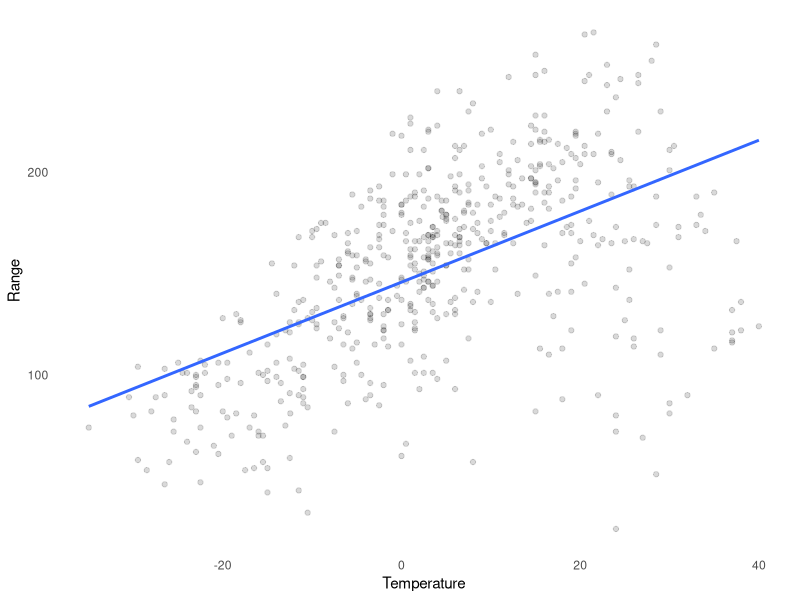

This figure's R source:
## ---- chunk 1
library(tidyverse)
library(knitr)
library(kableExtra)
df = read_csv("data.csv")
chargetimes = read_csv("flo_charge.csv")
## ---- chunk 2
b = chargetimes %>% 
  summarise(averageChargeRate = mean(chargetimes$`Charge rate (kWh/min)`),
            minChargeRate = min(chargetimes$`Charge rate (kWh/min)`),
            maxChargeRate = max(chargetimes$`Charge rate (kWh/min)`)
            )

low = b %>% pull(averageChargeRate) %>% signif(2)
high = b %>% pull(maxChargeRate) %>% signif(2)
avg = b %>% pull(averageChargeRate) %>% signif(2)
## ---- chunk 3

x = 41.55/655

val = df %>% 
  mutate(cost = economy * x,
         cost = cost / 100) %>% 
  summarise(CostPerKm = mean(cost, na.rm = T) %>% scales::dollar()) %>% 
  pull(CostPerKm)
## ---- chunk 4
df %>% 
  group_by('Temperature' = cut(start_outside_temp, 5)) %>% 
  summarise(`Range indicated at full charge (km)` = max(range_start, na.rm = T) %>% round(0)) %>% 
  drop_na %>%
  mutate('Temperature' = Temperature %>% 
           str_remove("\\(") %>% 
           str_remove("\\]") %>% 
           str_replace("\\,", " to ")) %>% 
           rename(
             'Temperature (degrees C)' = 'Temperature'
           ) %>% 
  kable(table.attr='class="range-table"') %>% 
    kable_styling()
## ---- chunk 5

df %>% 
  ggplot(aes(x = start_outside_temp, y = range_start)) + 
  geom_point(alpha = 0.15) + 
  geom_smooth(method = "lm", se = F) + 
  theme_minimal() + 
  theme(panel.grid = element_blank()) + 
  labs(x = "Temperature", y = "Range")
